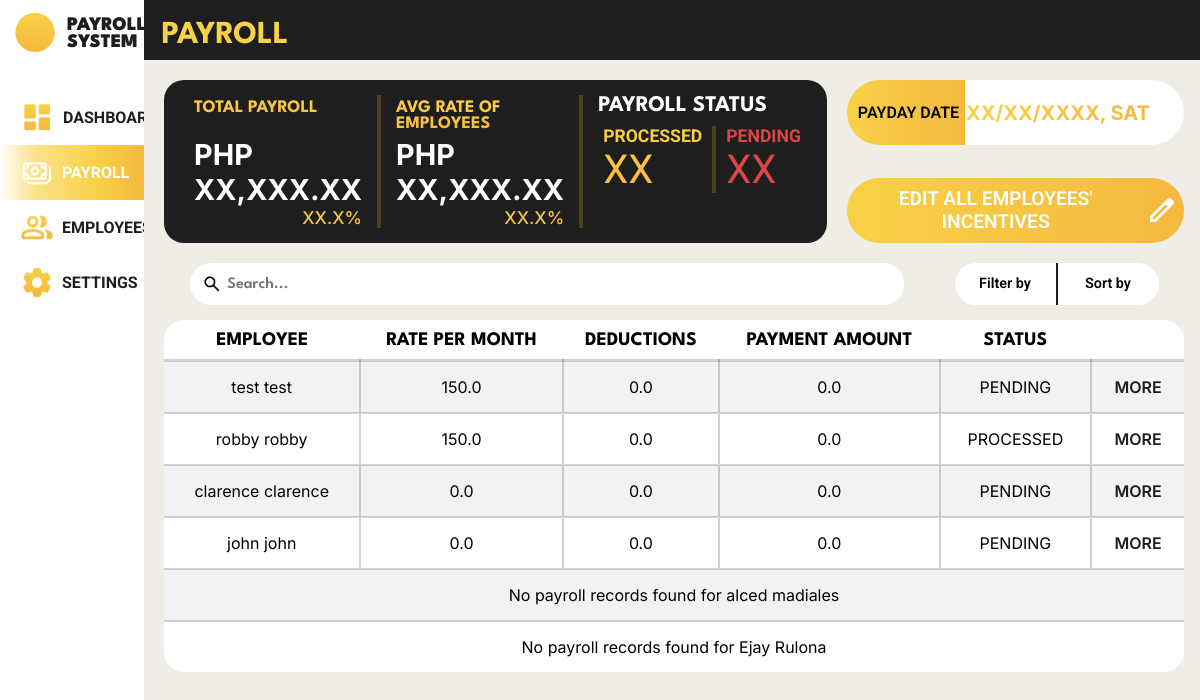
The page /payroll_system/payrolls/ (signed in) on the database its author committed.
### payroll_system/models.py (models this page shows)
class Employee(models.Model):
    class Gender(models.TextChoices):
        MALE = 'Male', _('Male')
        FEMALE = 'Female', _('Female')
        OTHERS = 'Others', _('Others')
    class HighestEducation(models.TextChoices):
        GRADESCHOOL = 'Grade School', _('Grade School')
        HIGHSCHOOL = 'High School', _('High School')
        BACHELORS_DEGREE = 'Bachelor\'s Degree', _('Bachelor\'s Degree')
        VOCATIONAL_EDUCATION = 'Vocational Education', _('Vocational Education')
        MASTERS_DEGREE = 'Master\'s Degree', _('Master\'s Degree')
    class EmployeeStatus(models.TextChoices):
        FULLTIME = 'Full Time', _('Full Time')
        PARTTIME = 'Part Time', _('Part Time')
    employee_id = models.AutoField(primary_key=True)
    first_name = models.CharField(max_length=100, null=False)
    last_name = models.CharField(max_length=100, null=False)
    gender = models.CharField(max_length=6, choices=Gender.choices, null=False)
    date_of_birth = models.DateField(null=True)
    contact_number = models.CharField(max_length=15, null=True)
    emergency_contact = models.CharField(max_length=15, null=True)
    barangay = models.CharField(max_length=100, null=True)
    postal_address = models.IntegerField(null=True)
    highest_education = models.CharField(max_length=20, choices=HighestEducation.choices, null=True)
    work_experience = models.CharField(max_length=2083, null=True)
    date_of_employment = models.DateField(default=timezone.now)
    employee_status = models.CharField(max_length=9, choices=EmployeeStatus.choices, null=True)
    absences = models.IntegerField(default=0, null=False)
    employee_image = models.ImageField(null=True, blank=True, upload_to='images/')

class Payroll(models.Model):
    class PayrollStatus(models.TextChoices):
        PENDING = 'PENDING', _('Pending')
        PROCESSED = 'PROCESSED', _('Processed')
    payroll_id = models.AutoField(primary_key=True)
    rate = models.FloatField(default=0, null=False)
    incentives = models.FloatField(default=0, null=False)
    payroll_status = models.CharField(max_length=9, choices=PayrollStatus.choices, default=PayrollStatus.PENDING, null=True, blank=True)
    deductions = models.FloatField(default=0, null=False)
    salary = models.FloatField(default=0, null=False)
    cash_advance = models.FloatField(default=0, null=False)
    under_time = models.FloatField(default=0, null=False)
    payment_date = models.DateField(null=False)
    employee_id_fk = models.ForeignKey(Employee, on_delete=models.CASCADE, related_name='payrolls')
    attendance_id_fk = models.ForeignKey(Attendance, null=True, blank=True, on_delete=models.CASCADE)

### payroll_system/views.py (the view)
# urls.py: path('payrolls/', views.payrolls, name='payrolls'),
@login_required
def payrolls(request):
    employees = Employee.objects.prefetch_related('payrolls').all()
    context = {
        'employees': employees
    }
    return render(request, 'payroll_system/payroll.html', context)

### payroll_system/templates/payroll_system/payroll.html (shortened to what this page needs)
{% load static %}
<!DOCTYPE html>
<html lang="en">
<head>
    <link rel="stylesheet" href="{% static 'css/template.css' %}">
    <link rel="stylesheet" href="{% static 'css/payroll.css' %}">
</head>
<body>
    <nav>
        <div class="logo">
            <div class="logo-group">
                <div class="logo-picture">
                </div>
                <div class="logo-name">
                    <p>PAYROLL</p>
                    <p>SYSTEM</p>
                </div>
            </div>
        </div>
        <div class="menu">
            <ul>
                <li class="menu-dashboard">
                    <a href="{% url 'payroll_system:dashboard' %}">
                        <img src="{% static 'images/dashboard_icon.png' %}" alt="">
                        <div class="link">DASHBOARD</div>
                    </a>
                </li>
                <li class="menu-payroll" id="focused">
                    <a href="{% url 'payroll_system:payrolls' %}">
                        <img src="{% static 'images/payroll_icon_focused.png' %}" alt="">
                        <div class="link">PAYROLL</div>
                    </a>
                </li>
                <li class="menu-employees">
                    <a href="{% url 'payroll_system:employees' %}">
                        <img src="{% static 'images/employee_icon.png' %}" alt="">
                        <div class="link">EMPLOYEES</div>
                    </a>
                </li>
                <li class="menu-settings">
                    <a href="{% url 'payroll_system:settings' %}">
                        <img src="{% static 'images/settings_icon.png' %}" alt="">
                        <div class="link">SETTINGS</div>
                    </a>
                </li>
            </ul>
        </div>
    </nav>
    <div class="body">
        <header>
            <h1>PAYROLL</h1>
        </header>
        <div class="container">
            <div class="top">
                <div class="content_1">
                    <div class="statistics">
                        <div class="total_payroll">
                            <div class="title"><h1>TOTAL PAYROLL</h1></div>
                            <div class="content">
                                <p class="amount">PHP XX,XXX.XX</p>
                                <p class="percentage">XX.X%</p>
                            </div>
                        </div>
                        <div class="avg_rate">
                            <div class="title">
                                <h1>AVG RATE OF EMPLOYEES</h1>
                            </div>
                            <div class="content">
                                <p class="amount">PHP XX,XXX.XX</p>
                                <p class="percentage">XX.X%</p>
                            </div>
                        </div>
                        <div class="payroll_status">
                            <div class="title">
                                <h1>PAYROLL STATUS</h1>
                            </div>
                            <div class="content">
                                <div class="processed">
                                    <h1>PROCESSED</h1>
                                    <p>XX</p>
                                </div>
                                <div class="pending">
                                    <h1>PENDING</h1>
                                    <p>XX</p>
                                </div>
                            </div>
                        </div>
                    </div>
                </div>
                <div class="content_2">
                    <div class="payday">
                        <div class="payday_title">
                            <p>PAYDAY DATE</p>
                        </div>
                        <div class="payday_date">
                            <p>XX/XX/XXXX, SAT</p>
                            <button onclick=""></button>
                        </div>
                    </div>
                    <div class="incentives">
                        <button class="edit_incentives" onclick="">
                            <p>EDIT ALL EMPLOYEES' INCENTIVES</p>
                            <img src="{% static 'images/edit_icon.png' %}" alt="">
                        </button>
                    </div>
                </div>
            </div>
            <div class="search_filter">
                <div class="search">
                    <form class="form" method="post">
                        <button type="submit"><img src="{% static 'images/search_icon.png' %}" alt=""></button>
                        <input type="text" placeholder="Search...">
                    </form>
                </div>
                <div class="filter_sort">
                    <div class="filter">
                        Filter by
                    </div>
                    <div class="sort">
                        Sort by
                    </div>
                </div>
            </div>
            <div class="table">
                <table>
                    <tr>
                        <th>EMPLOYEE</th>
                        <th>RATE PER MONTH</th>
                        <th>DEDUCTIONS</th>
                        <th>PAYMENT AMOUNT</th>
                        <th>STATUS</th>
                        <th></th>
                    </tr>
                    {% for employee in employees %}
                        {% for payroll in employee.payrolls.all %}
                        <tr>
                            <td>{{ employee.first_name }} {{ employee.first_name }}</td>
                            <td>{{ payroll.rate }}</td>
                            <td>{{ payroll.deductions }}</td>
                            <td>{{ payroll.salary }}</td>
                            <td>{{ payroll.payroll_status }}</td>
                            <td><a href="{% url 'payroll_system:payroll_individual' employee.employee_id %}">MORE</a></td>
                        </tr>
                        {% empty %}
                        <tr>
                            <td colspan="6">No payroll records found for {{ employee.first_name }} {{ employee.last_name }}</td>
                        </tr>
                        {% endfor %}
                    {% endfor %}
                </table>
            </div>
        </div>
    </div>
</body>
</html>

### static/css/template.css (style rules this page uses)
@media screen and (max-width: 1920px) { html, body { height: 100%; width: 100%; margin: 0; background-color: #EFEDE6; } }
@media screen and (max-width: 1920px) { header { position: fixed; top: 0; background-color: #1e1e1e; color: #f8d146; margin-left: 11.8%; padding: 0 20px 0 20px; height: 60px; width: 100%; font-family: 'League Spartan'; z-index: 9; } }
@media screen and (max-width: 1920px) { nav { position: fixed; left: 0; background-color: #FFF; height: 100%; width: 12%; z-index: 10; } }
@media screen and (max-width: 1920px) { nav .logo { height: 8%; } }
@media screen and (max-width: 1920px) { nav .logo .logo-group { padding: 12px 0 12px 15px; display: flex; overflow: hidden; } }
@media screen and (max-width: 1920px) { nav .logo .logo-group .logo-name { margin: 5px 0 5px 12px; } }
@media screen and (max-width: 1920px) { nav .logo .logo-group .logo-name p { margin: 0; text-align: left; color: #1e1e1e; font-family: 'League Spartan'; font-size: 120%; font-weight: 900; } }
@media screen and (max-width: 1920px) { nav .menu { height: fit-content; } }
@media screen and (max-width: 1920px) { nav .menu ul { list-style-type: none; margin: 0; padding: 0; } }
@media screen and (max-width: 1920px) { nav .menu ul .menu-dashboard, nav .menu ul .menu-payroll, nav .menu ul .menu-employees, nav .menu ul .menu-settings { margin: 0; padding: 10px 20px; overflow: hidden; } }
@media screen and (max-width: 1920px) { nav .menu ul .menu-dashboard a, nav .menu ul .menu-payroll a, nav .menu ul .menu-employees a, nav .menu ul .menu-settings a { text-decoration: none; display: flex; } }
@media screen and (max-width: 1920px) { nav .menu ul .menu-dashboard a .link, nav .menu ul .menu-payroll a .link, nav .menu ul .menu-employees a .link, nav .menu ul .menu-settings a .link { margin: 8px; text-decoration: none; text-align: left; color: #1e1e1e; font-family: 'Roboto'; font-size: 100%; font-weight: 700; } }
@media screen and (max-width: 1920px) { #focused { background: linear-gradient(89.98deg, rgba(248, 209, 70, 0), rgba(248, 209, 70, 0.6) 23%, #f8d146 66%, #f5b93f); } }
@media screen and (max-width: 1920px) { #focused .link { color: #fff; } }

### rows shown on the page
Employee: first_name "test"
Payroll: rate "150.0", deductions "0.0", salary "0.0", payroll_status "PENDING"
Employee: first_name "robby"
Payroll: rate "150.0", deductions "0.0", salary "0.0", payroll_status "PROCESSED"
Employee: first_name "clarence"
Payroll: rate "0.0", deductions "0.0", salary "0.0", payroll_status "PENDING"
Employee: first_name "john"
Payroll: rate "0.0", deductions "0.0", salary "0.0", payroll_status "PENDING"
Employee: first_name "alced", last_name "madiales"
Employee: first_name "Ejay", last_name "Rulona"
